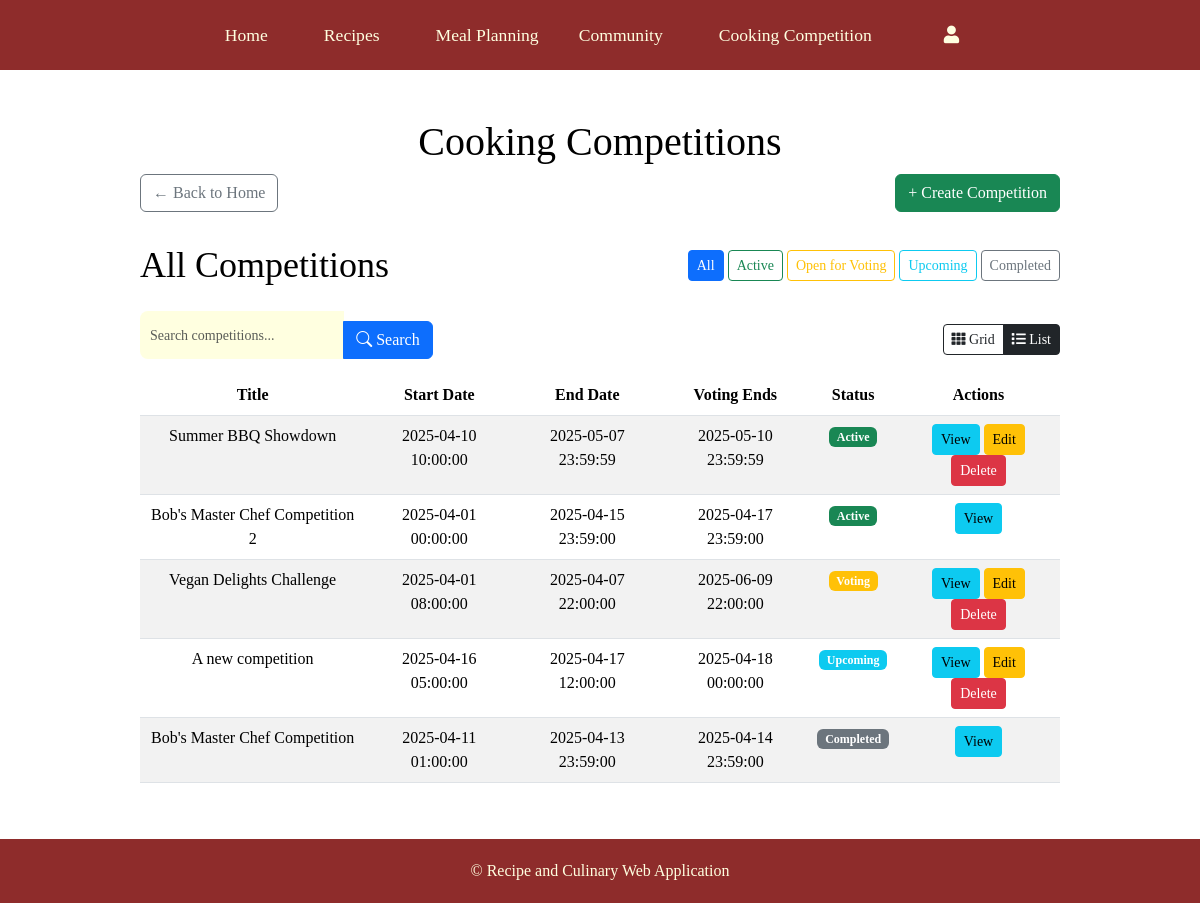
The app's page /cooking_competition?page=competitions&view=list (signed in) with its own data.
### tables this page shows
CREATE TABLE `competitions` (
  `id` int(11) NOT NULL,
  `title` text NOT NULL,
  `description` text NOT NULL,
  `image` text DEFAULT NULL,
  `start_date` datetime NOT NULL,
  `end_date` datetime NOT NULL,
  `voting_end_date` datetime NOT NULL,
  `status` enum('upcoming','active','voting','completed') DEFAULT 'upcoming',
  `created_by` int(11) NOT NULL,
  `created_at` timestamp NOT NULL DEFAULT current_timestamp()
);

### cooking_competition/models/Competition.php (called while the page is built, shortened)
<?php
class Competition {
    private $conn;
    private $table = 'competitions';
    public function __construct($db) {
        $this->conn = $db;
    }
    public function get_all($limit = null) {
        $query = "SELECT c.*,
                  (SELECT COUNT(*) FROM competition_recipes WHERE competition_id = c.id) as recipe_count
                  FROM {$this->table} c
                  ORDER BY
                  CASE
                    WHEN c.status = 'active' THEN 1
                    WHEN c.status = 'voting' THEN 2
                    ELSE 3
                  END,
                  c.created_at ASC";
        if ($limit) {
            $query .= " LIMIT ?";
            $stmt = $this->conn->prepare($query);
            $stmt->bind_param('i', $limit);
        } else {
            $stmt = $this->conn->prepare($query);
        }
        $stmt->execute();
        $result = $stmt->get_result();
        $competitions = [];
        while ($row = $result->fetch_assoc()) {
            $competitions[] = $row;
        }
        return $competitions;
    }
}
?>

### cooking_competition/views/competitions/list.php (the view)
<div class="table-responsive">
    <table class="table table-striped">
        <thead>
            <tr>
                <th>Title</th>
                <th>Start Date</th>
                <th>End Date</th>
                <th>Voting Ends</th>
                <th>Status</th>
                <th>Actions</th>
            </tr>
        </thead>
        <tbody>
            <?php foreach ($competitions as $comp): ?>
                <tr>
                    <td><?= htmlspecialchars($comp['title']) ?></td>
                    <td><?= htmlspecialchars($comp['start_date']) ?></td>
                    <td><?= htmlspecialchars($comp['end_date']) ?></td>
                    <td><?= htmlspecialchars($comp['voting_end_date']) ?></td>
                    <td>
                        <?php
                        $now = new DateTime();
                        $start = new DateTime($comp['start_date']);
                        $end = new DateTime($comp['end_date']);
                        $voting_end = new DateTime($comp['voting_end_date']);
                        if ($now < $start) {
                            echo '<span class="badge bg-info">Upcoming</span>';
                        } elseif ($now >= $start && $now <= $end) {
                            echo '<span class="badge bg-success">Active</span>';
                        } elseif ($now > $end && $now <= $voting_end) {
                            echo '<span class="badge bg-warning">Voting</span>';
                        } else {
                            echo '<span class="badge bg-secondary">Completed</span>';
                        }
                        ?>
                    </td>
                    <td>
                        <a href="index.php?page=competitions&action=view&id=<?= $comp['id'] ?>" class="btn btn-sm btn-info">View</a>
                        <?php if ((isset($_SESSION['role']) && $_SESSION['role'] == 'admin') ||
                                  (isset($_SESSION['user_id']) && $_SESSION['user_id'] == $comp['created_by'])): ?>
                            <a href="index.php?page=competitions&action=edit&id=<?= $comp['id'] ?>" class="btn btn-sm btn-warning">Edit</a>
                            <a href="index.php?page=competitions&action=delete&id=<?= $comp['id'] ?>" class="btn btn-sm btn-danger">Delete</a>
                        <?php endif; ?>
                    </td>
                </tr>
            <?php endforeach; ?>
        </tbody>
    </table>
</div>

### styles.css (style rules this page uses)
html, body { height: 100%; margin: 0; padding: 0; font-family: 'Times New Roman', Times, serif; background-position: center; background-repeat: no-repeat; }

### records on screen
competitions: title "Summer BBQ Showdown", start_date "2025-04-10 10:00:00", end_date "2025-05-07 23:59:59", voting_end_date "2025-05-10 23:59:59", shows "Active"
competitions: title "Bob's Master Chef Competition 2", start_date "2025-04-01 00:00:00", end_date "2025-04-15 23:59:00", voting_end_date "2025-04-17 23:59:00", shows "Active"
competitions: title "Vegan Delights Challenge", start_date "2025-04-01 08:00:00", end_date "2025-04-07 22:00:00", voting_end_date "2025-06-09 22:00:00", shows "Voting"
competitions: title "A new competition", start_date "2025-04-16 05:00:00", end_date "2025-04-17 12:00:00", voting_end_date "2025-04-18 00:00:00", shows "Upcoming"
competitions: title "Bob's Master Chef Competition", start_date "2025-04-11 01:00:00", end_date "2025-04-13 23:59:00", voting_end_date "2025-04-14 23:59:00", shows "Completed"

### other values on screen
$status "All"
